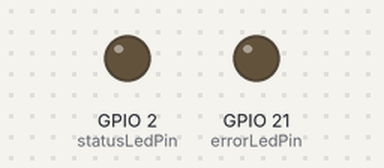
This program was run on a simulated ESP32. Parts: output pins drawn as LEDs (lit = HIGH). WiFi joins after 1.5 s; servers stay silent unless stated; what the program prints to the serial monitor is not drawn.

Above: at 0.1 s.
At 1.5 s:
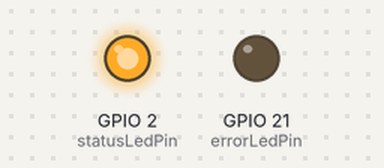
Timing chart, 0 to 3.0 s (numbered marks = the images above):
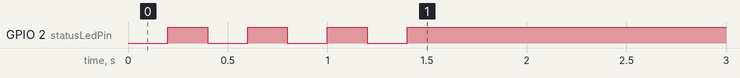

The program:

main.cpp
```cpp
/*
 *  Conexión a red WiFi a través de una página web
 *  Autor: Luis Ángel Cruz Díaz
 *  Fecha: 2 de Diciembre de 2023
 *
 *  El siguiente código crea un punto de acceso WiFi temporal en caso de que no se haya
 *  configurado una red WiFi previamente. A continuación, el usuario debe conectarse a
 *  esta red temporal e ingresar las credenciales de la red WiFi a la que desea conectar
 *  el ESP32. Una vez que el ESP32 se haya conectado a la red WiFi seleccionada, se mostrará
 *  la dirección IP asignada al dispositivo.
 *
 * Es necesario de agregar las siguientes librerías:
 * - WiFiManager.h by tzapu
 * - DNSServer.h
 * - Ticker.h
 * - ESP8266WiFi.h (para ESP8266)
 * - ESP8266WebServer.h (para ESP8266)
 * - WiFi.h (para ESP32)
 * - WebServer.h (para ESP32)
 */
#include <Arduino.h>
#include <WiFiManager.h>
#include <DNSServer.h>
#include <Ticker.h>

#ifdef ESP8266_BOARD
    #include <ESP8266WiFi.h>
    #include <ESP8266WebServer.h>
    int errorLedPin = 16;
    bool ledEncendido = false;
    bool ledApagado = true;
#elif defined(ESP32_BOARD)
    #include <WiFi.h>
    #include <WebServer.h>
    int errorLedPin = 21;
    bool ledEncendido = true;
    bool ledApagado = false;
#endif

Ticker ticker;          // Objeto para el manejo de interrupciones
int statusLedPin = 2;   // Led integrado en el ESP32

// Función para el parpadeo del led
void parpadeo() {
    int estado = digitalRead(statusLedPin);
    digitalWrite(statusLedPin, !estado);
}

void setup() {
    Serial.begin(115200);
    pinMode(statusLedPin, OUTPUT);
    pinMode(errorLedPin, OUTPUT);
    digitalWrite(errorLedPin, ledApagado);
    digitalWrite(statusLedPin, ledApagado);
    ticker.attach(0.2, parpadeo);   // Inicialización del ticker
    WiFiManager wifiManager;        // Inicialización de la conexión a la red WiFi
    //wifiManager.resetSettings();    // Descomenta esta línea si quieres resetear la configuración de WiFi
    // Conexión a la red WiFi
    if (!wifiManager.autoConnect("ESP32_temporal", "12345678")) {
        Serial.println("Fallo en la conexión (timeout)");
        ESP.restart();
        delay(1000);
    }
    // Detener el ticker
    ticker.detach();
    if(WiFi.status() != WL_CONNECTED) {
        Serial.println("Fallo en la conexión");
        digitalWrite(errorLedPin, ledEncendido);
        digitalWrite(statusLedPin, ledApagado);
        delay(1000);
        ESP.restart();
    }else{
        digitalWrite(errorLedPin, ledApagado);
        digitalWrite(statusLedPin, ledEncendido);
        Serial.println("Conectado a WiFi");
        Serial.print("Dirección IP: ");
        Serial.println(WiFi.localIP());
    }
}

void loop() {
}
```
